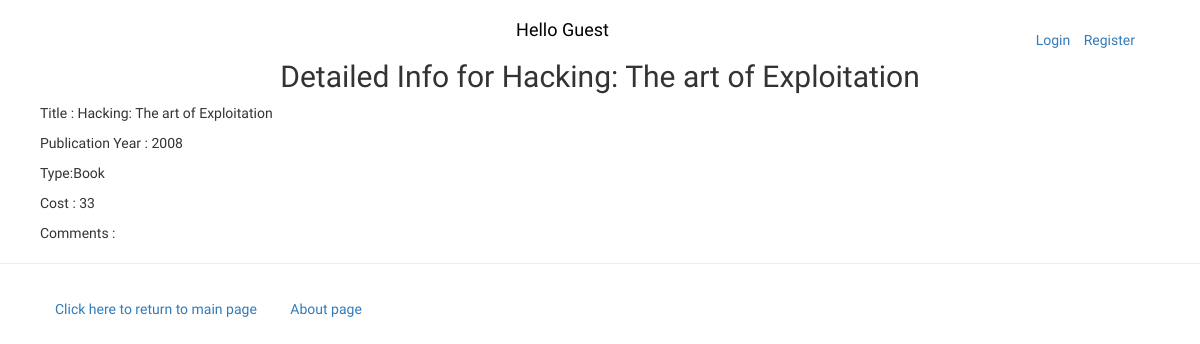
Page /libapp/info/1/ on the committed database.
### libapp/models.py (models this page shows, shortened)
class Suggestion(models.Model):
    TYPE_CHOICES = (
        (1, 'Book'),
        (2,'DVD'),
        (3, 'Other'),
    )
    title = models.CharField(max_length=100)
    pubyr = models.IntegerField(null=True, blank=True)
    type = models.IntegerField(default=1, choices=TYPE_CHOICES)
    cost = models.IntegerField()
    num_interested = models.IntegerField()
    comments = models.TextField(blank=True)

### libapp/views.py (the view)
# urls.py: url(r'^info/(?P<item_id>\d+)/$',views.info,name='info')
def info(request,item_id):
    suggestionlist = Suggestion.objects.all()
    return render(request,'libapp/info.html',{'suggestionlist':suggestionlist,'item_id':item_id})

### libapp/templates/libapp/info.html (shortened to what this page needs)
<!DOCTYPE html>
<html lang="en">
<head>
</head>
<body>
{% extends 'libapp/base.html' %}
{% block body_block %}
    {% if suggestionlist %}
        {% for suggestion in suggestionlist %}
            {% if suggestion.id == item_id|add:0 %}
                {% if suggestion.type == 1 %}
                    <h2>Detailed Info for {{ suggestion.title }}</h2>
                        <ol>
                            Title : {{ suggestion.title }}
                        </ol>
                        <ol>
                            Publication Year : {{ suggestion.pubyr }}
                        </ol>
                        <ol>
                            Type:Book
                        </ol>
                        <ol>
                            Cost : {{ suggestion.cost }}
                        </ol>
                        <ol>
                            Comments : {{ suggestion.comments }}
                        </ol>
                {% endif %}
            {% endif %}
        {% endfor %}
    {% endif %}
{% endblock %}

### libapp/static/libapp/style.css (style rules this page uses)
body { font-family: 'Source Sans Pro'; background-image: url("http://worrydream.com/InteractiveLibrary/Images/BookBackground.jpg"); background-repeat: no-repeat; background-size: cover; position:relative; overflow-x: hidden; }
h2 { font-family: 'Source Sans Pro', sans-serif; text-align: center; }

### rows in the picture
Suggestion: title "Hacking: The art of Exploitation", pubyr "2008", cost "33"
